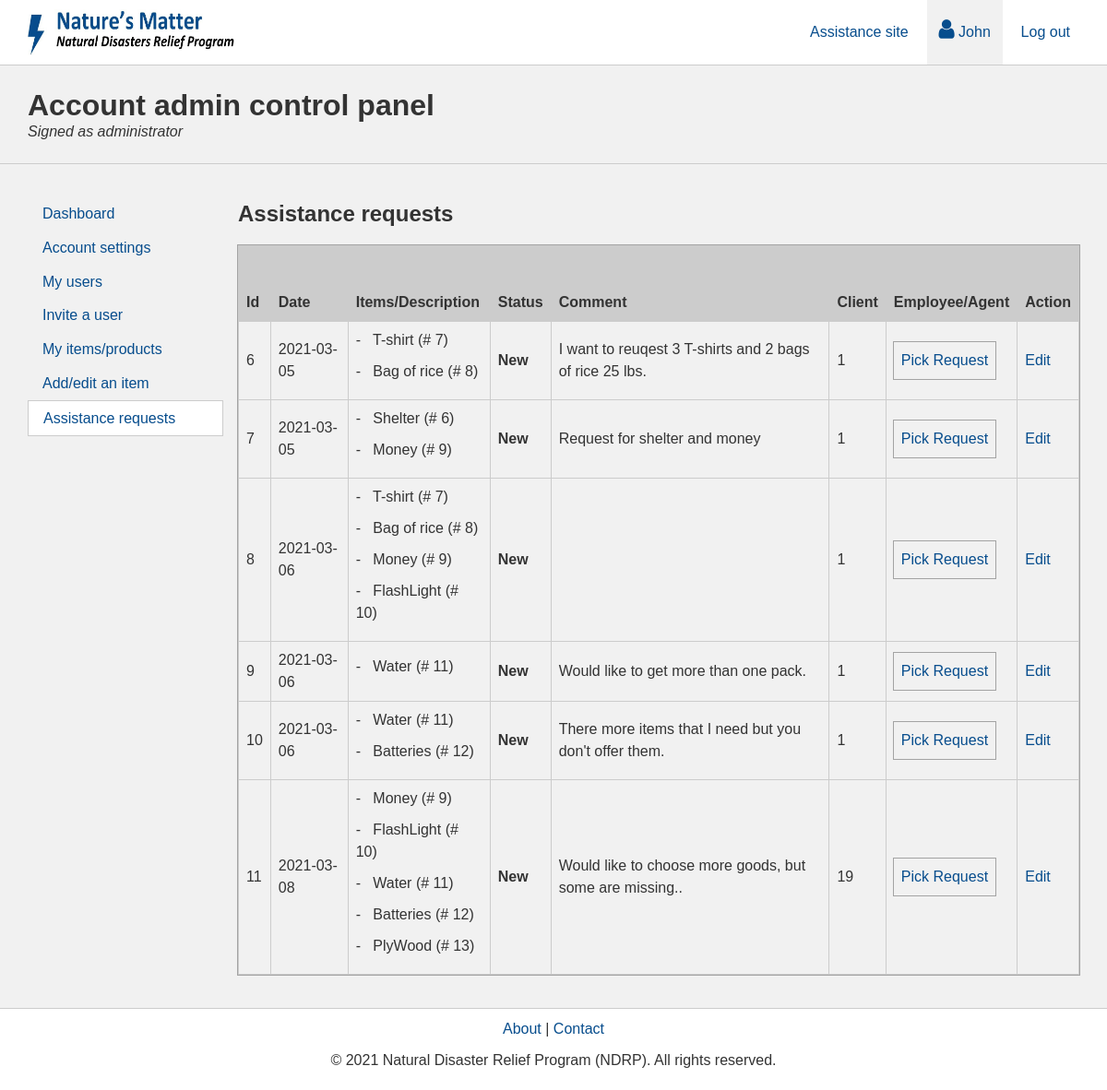
Page /admin/assistance/assistance-requests.php (signed in) on the committed database.
### tables this page shows
CREATE TABLE `assistance_request` (
  `ass_req_id` int(11) NOT NULL,
  `ass_req_date` date NOT NULL,
  `ass_req_status_id` tinyint(4) NOT NULL,
  `ass_req_comment` varchar(700) NOT NULL,
  `cli_id` int(11) NOT NULL,
  `emp_id` int(11) DEFAULT NULL
);

CREATE TABLE `assistance_request_product` (
  `ass_req_id` int(11) NOT NULL,
  `prod_id` int(11) NOT NULL
);

CREATE TABLE `product` (
  `prod_id` int(11) NOT NULL,
  `prod_name` varchar(160) NOT NULL,
  `prod_desc` varchar(700) NOT NULL,
  `prod_type_id` tinyint(4) NOT NULL,
  `prod_status_id` tinyint(4) NOT NULL,
  `prod_price` decimal(6,2) NOT NULL,
  `prod_date` date NOT NULL,
  `cat_id` int(11) NOT NULL,
  `emp_id` int(11) NOT NULL
);

### business/assistance-request.php (called while the page is built)
<?php
class AssistanceRequest{
	private $id;
    private $date;
    private $statusId;
    private $comment;
    private $product;
    private $client;
    private $employee;
    function __construct() {
        $this->id = null;
        $this->date = null;
        $this->statusId = null;
        $this->comment = "";
        $this->product = [];
        $this->client = null;
        $this->employee = null;
    }
    public function setId($id) {
        $this->id = $id;
    }
    public function getId() {
        return $this->id;
    }
    public function setDate($date) {
        $this->date = $date;
    }
    public function getDate() {
        return $this->date;
    }
    public function setStatusId($statusId) {
        $this->statusId = $statusId;
    }
    public function getStatusId() {
        return $this->statusId;
    }
    public function setComment($comment) {
        $this->comment = $comment;
    }
    public function getComment() {
        return $this->comment;
    }
    public function setProduct($product) {
        $this->product[] = $product;
    }
    public function getProducts() {
        return $this->product;
    }
    public function setClient($client) {
        $this->client = $client;
    }
    public function getClient() {
        return $this->client;
    }
    public function setEmployee($employee) {
        $this->employee = $employee;
    }
    public function getEmployee() {
        return $this->employee;
    }
} ?>

### data/assistance-request-db.php (called while the page is built, shortened)
<?php
class AssistanceRequestDB{
    public static function selectAssistanceRequests() {
        $reqs = [];
        $pdo = DbConnect::getConnection();
        $sql = "SELECT * FROM assistance_request WHERE 1";
        $stmt = $pdo->prepare($sql);
        if ($stmt->execute()) {
            $reqData = $stmt->fetchAll();
            if (count($reqData) > 0) {
                foreach ($reqData as $v) {
                    $req = new AssistanceRequest();
                    $req->setId($v["ass_req_id"]);
                    $req->setDate($v["ass_req_date"]);
                    $req->setStatusId($v["ass_req_status_id"]);
                    $req->setComment($v["ass_req_comment"]);
                    $client = new Client();
                    $client->setId($v["cli_id"]);
                    $req->setClient($client);
                    $emp = new Employee();
                    $emp->setId($v["emp_id"]);
                    $req->setEmployee($emp);
                    $sql = "SELECT * FROM assistance_request_product AS arp
                        INNER JOIN product AS p ON arp.prod_id = p.prod_id
                        WHERE arp.ass_req_id=?";
                    $stmt = $pdo->prepare($sql);
                    if ($stmt->execute([$v["ass_req_id"]])) {
                        $prodData = $stmt->fetchAll();
                        if (count($prodData) > 0) {
                            foreach ($prodData as $val) {
                                $product = new Product();
                                $product->setId($val["prod_id"]);
                                $product->setName($val["prod_name"]);
                                $product->setDesc($val["prod_desc"]);
                                $product->setTypeId($val["prod_type_id"]);
                                $product->setStatusId($val["prod_status_id"]);
                                $product->setPrice($val["prod_price"]);
                                $product->setDate($val["prod_date"]);
                                $product->setCatId($val["cat_id"]);
                                $product->setEmpId($val["emp_id"]);
                                $req->setProduct($product);
                            }
                        }
                    }
                    $reqs[$v["ass_req_id"]] = $req;
                }
            }
        }
        return $reqs;
    }
} ?>

### controller/assistance-request-controller.php (called while the page is built, shortened)
<?php
include App::FULL_DIR."/business/user.php";
include App::FULL_DIR."/data/user-db.php";
include App::FULL_DIR."/business/product.php";
include App::FULL_DIR."/data/product-db.php";
include App::FULL_DIR."/business/assistance-request.php";
include App::FULL_DIR."/data/assistance-request-db.php";
class AssistanceRequestController{
	public static function setContent(){
		$uriParts = pathinfo($_SERVER["REQUEST_URI"]);
		if ($uriParts['filename'] == "add-assistance-request"){
			App::$aside = "Add";
			$filter = "prod_status_id = ?";
			$param = [ProductDB::selectStatus("Active")];
			self::$products = ProductDB::selectProducts($filter, $param);
		} else if ($uriParts['filename'] == "my-assistance-requests"){
			App::$aside = "View";
			self::$statuses = AssistanceRequestDB::selectStatuses();
			self::$assReqs = AssistanceRequestDB::selectAssistanceRequests();
		} else if ($uriParts['filename'] == "assistance-requests"){
			self::$assReqs = AssistanceRequestDB::selectAssistanceRequests();
		}
	}
	public static function execRequest(){
		self::setContent();
	}
}
AssistanceRequestController::execRequest();
?>

### business/product.php (called while the page is built, shortened)
<?php
class Product{
	private $id;
    private $name;
    function __construct() {
        $this->id = null;
        $this->name = "";
    }
    public function setId($id) {
        $this->id = $id;
    }
    public function getId() {
        return $this->id;
    }
    public function setName($name) {
        $this->name = $name;
    }
    public function getName() {
        return $this->name;
    }
} ?>

### business/user.php (called while the page is built, shortened)
<?php
class User{
	protected $id;
    function __construct() {
        $this->id = 0;
    }
    public function setId($id) {
        $this->id = $id;
    }
    public function getId() {
        return $this->id;
    }
} ?>

### admin/assistance/assistance-requests.php (the view, shortened to what this page needs)
<?php
include App::FULL_DIR."/controller/assistance-request-controller.php";
include App::FULL_DIR."/admin/include/header.php"
?>
<main>
    <section class="admin-content">
        <section id="admin-aside">
        	<?php include App::FULL_DIR."/admin/include/side-bar.php" ?>
        </section>
        <section id="admin-content-area">
        	<h1>Assistance requests</h1>
            <table>
                <tr>
                    <th colspan="9">&nbsp;</th>
                </tr>
                <tr>
                  <th>Id</th>
                  <th>Date</th>
                  <th colspan="2">Items/Description</th>
                  <th>Status</th>
                  <th>Comment</th>
                  <th>Client</th>
                  <th>Employee/Agent</th>
                  <th colspan="2">Action</th>
                </tr>
                <?php if ( count(AssistanceRequestController::$assReqs) > 0) {
                    foreach (AssistanceRequestController::$assReqs as $k => $v){ ?>
                      <tr>
                        <td><?php echo AssistanceRequestController::$assReqs[$k]->getId(); ?></td>
                        <td><?php echo AssistanceRequestController::$assReqs[$k]->getDate(); ?></td>
                        <td colspan="2">
                          <ul>
                            <?php $i = 0;
                              $products = AssistanceRequestController::$assReqs[$k]->getProducts();
                              foreach ($products as $val){ $i++ ?>
                               <li>
                                <p>- &nbsp; <?php echo $val->getName()." (# ".$val->getId().") "; ?></p>
                              </li>
                            <?php } ?>
                          </ul>
                        </td>
                        <td>
                          <strong>
                            <?php echo AssistanceRequestController::$statuses[AssistanceRequestController::$assReqs[$k]->getStatusId()]; ?>
                          </strong>
                        </td>
                        <td><?php echo AssistanceRequestController::$assReqs[$k]->getComment(); ?></td>
                        <td><?php echo AssistanceRequestController::$assReqs[$k]->getClient()->getId(); ?></td>
                        <td>
                          <?php
                              if (AssistanceRequestController::$assReqs[$k]->getEmployee()->getId() === null ){ ?>
                                  <a class="pick-req" href="#">Pick Request</a>
                              <?php } else {
                                  echo AssistanceRequestController::$assReqs[$k]->getEmployee()->getId();
                              }
                           ?>
                        </td>
                        <td>
                          <a href="">Edit</a>
                        </td>
                        </tr>
                    <?php } ?>
                <?php }else{ ?>
                    <tr>
                      <td colspan="9">There are no assistance request yet.</td>
                    </tr>
                <?php } ?>
            </table>
        </section><br>
    </section>
</main>
<?php include App::FULL_DIR."/include/footer.php" ?>

### css/global.css (style rules this page uses)
html, body, div, span, applet, object, iframe, h1, h2, h3, h4, h5, h6, p, blockquote, pre, a, abbr, acronym, address, big, cite, code, del, dfn, em, img, ins, kbd, q, s, samp, small, strike, strong, sub, sup, tt, var, b, u, i, center, dl, dt, dd, ol, ul, li, fieldset, form, label, legend, table, caption, tbody, tfoot, thead, tr, th, td, article, aside, canvas, details, embed, figure, figcaption, footer, header, hgroup, menu, nav, output, ruby, section, summary, time, mark, audio, video { margin: 0; padding: 0; border: 0; font-size: 100%; font: inherit; vertical-align: baseline; }
article, aside, details, figcaption, figure, footer, header, hgroup, menu, nav, section { display: block; }
body { line-height: 1; }
ol, ul { list-style: none; }
table { border-collapse: collapse; border-spacing: 0; }
a { text-decoration: none; }
*, *:before, *:after { box-sizing: border-box; }
body { font-family: Arial, Helvetica, sans-serif; font-size: 1em; line-height: 1.5; color: #333333; background-color: #FFFFFF; }
h1 { font-size: 1.5em; font-weight: bold; margin: 0 0 0.7em 0; }
p { margin: 0 0 10px 0; }
strong { font-weight: bold; }
a:link, a:visited, a:hover, a:active { color: #074D8D; text-decoration: none; }
#admin-aside, #acc-aside { float: left; width: 20%; padding-right: 1em; }
#admin-content-area, #acc-content-area { float: left; width: 80%; }
main { background-color: #f1f1f1; border-top: 1px solid #ccc; border-bottom: 1px solid #ccc; padding: 20px 0; }
.main-content, .admin-content, .acc-content { width: 1140px; margin: 0 auto; padding: 1em 0; }
table { outline: 1px solid #A3A3A3; border-collapse: collapse; width: 100%; }
th { background: #ccc; font-weight: bold; }
th, td { border: 1px solid #ccc; text-align: left; padding: .5em; vertical-align: middle; }
table tr td .pick-req { display: inline-block; outline: 1px solid #A3A3A3; padding: .5em; }

### rows in the picture
assistance_request: ass_req_id "6", ass_req_date "2021-03-05", ass_req_status "New", ass_req_comment "I want to reuqest 3 T-shirts and 2 bags of rice 25 lbs.", cli "1"
assistance_request_product: prod.prod_name "T-shirt", prod.prod_id "7"
assistance_request_product: prod.prod_name "Bag of rice", prod.prod_id "8"
assistance_request: ass_req_id "7", ass_req_date "2021-03-05", ass_req_status "New", ass_req_comment "Request for shelter and money", cli "1"
assistance_request_product: prod.prod_name "Shelter", prod.prod_id "6"
assistance_request_product: prod.prod_name "Money", prod.prod_id "9"
assistance_request: ass_req_id "8", ass_req_date "2021-03-06", ass_req_status "New", cli "1"
assistance_request_product: prod.prod_name "T-shirt", prod.prod_id "7"
assistance_request_product: prod.prod_name "Bag of rice", prod.prod_id "8"
assistance_request_product: prod.prod_name "Money", prod.prod_id "9"
assistance_request_product: prod.prod_name "FlashLight", prod.prod_id "10"
assistance_request: ass_req_id "9", ass_req_date "2021-03-06", ass_req_status "New", ass_req_comment "Would like to get more than one pack.", cli "1"
assistance_request_product: prod.prod_name "Water", prod.prod_id "11"
assistance_request: ass_req_id "10", ass_req_date "2021-03-06", ass_req_status "New", ass_req_comment "There more items that I need but you don't offer them.", cli "1"
assistance_request_product: prod.prod_name "Water", prod.prod_id "11"
assistance_request_product: prod.prod_name "Batteries", prod.prod_id "12"
assistance_request: ass_req_id "11", ass_req_date "2021-03-08", ass_req_status "New", ass_req_comment "Would like to choose more goods, but some are missing..", cli "19"
assistance_request_product: prod.prod_name "Money", prod.prod_id "9"
assistance_request_product: prod.prod_name "FlashLight", prod.prod_id "10"
assistance_request_product: prod.prod_name "Water", prod.prod_id "11"
assistance_request_product: prod.prod_name "Batteries", prod.prod_id "12"
assistance_request_product: prod.prod_name "PlyWood", prod.prod_id "13"

### other values in the picture
$_SESSION['user']['firstName'] "John"
